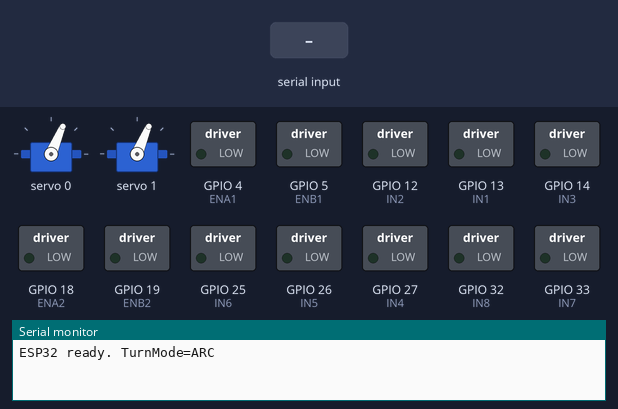
Recording of a sketch running on a simulated ESP32. Parts: 2 × servo, switched loads named in the sketch (green lamp = pin HIGH), the last lines printed to the serial monitor. The inputs (shaded band) are chosen by the test bench.

Above: at 1.3 s.
1.4 s: "forward\n" received over Serial
At 2.4 s:
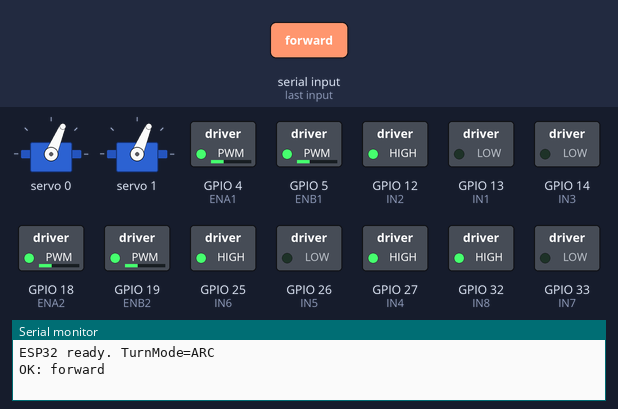
3.0 s: "backward\n" received over Serial
At 3.7 s:
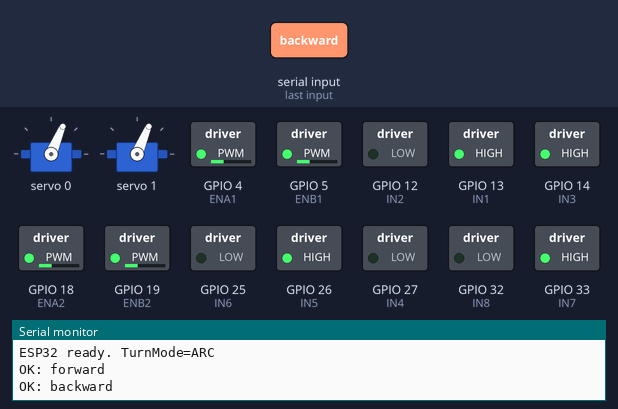
4.8 s: "left\n" received over Serial
At 6.1 s:
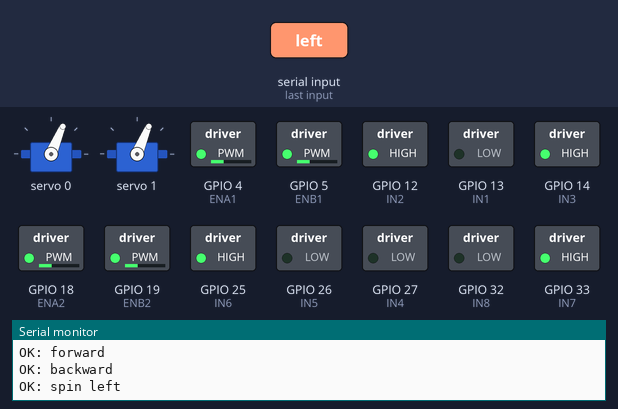
6.6 s: "right\n" received over Serial
At 7.4 s:
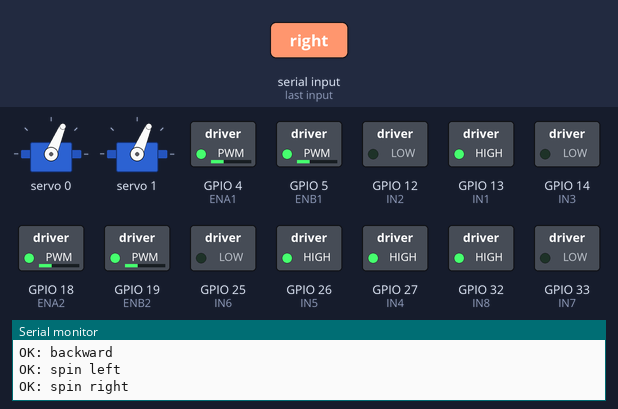
8.4 s: "tilt:\n" received over Serial
At 9.6 s:
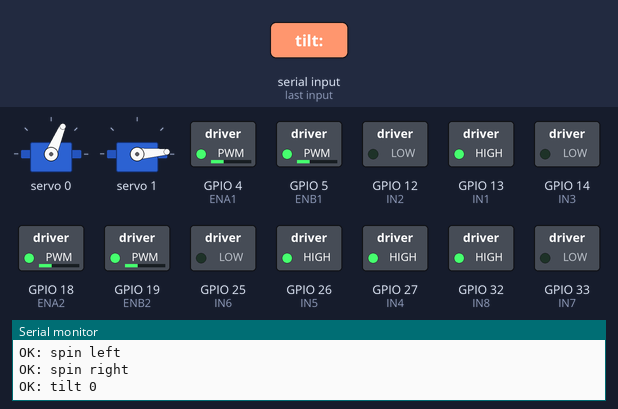
9.9 s: "stop\n" received over Serial
At 10.6 s:
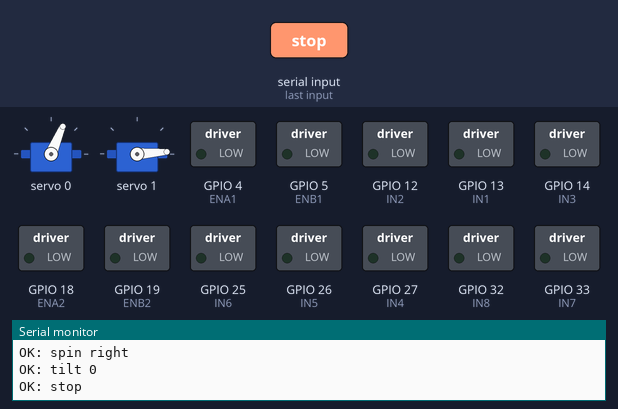
Timing chart, 0 to 12.4 s (numbered marks = the images above; inputs shaded):
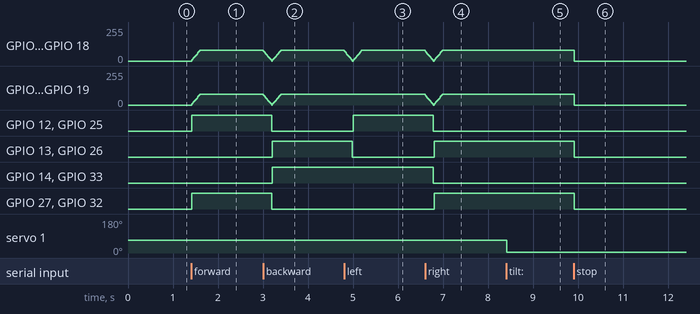

The sketch:

allroverv5.ino
```cpp
#include <Wire.h>
#include <Adafruit_PWMServoDriver.h>

Adafruit_PWMServoDriver pwm = Adafruit_PWMServoDriver();

// ── Motor direction pins ─────────────────────────────────────
int IN1 = 13, IN2 = 12;   // BL
int IN3 = 14, IN4 = 27;   // BR
int IN5 = 26, IN6 = 25;   // FR
int IN7 = 33, IN8 = 32;   // FL

// ── PWM (enable) pins ────────────────────────────────────────
int ENA1 = 4,  ENB1 = 5;
int ENA2 = 18, ENB2 = 19;

// ── Motor tuning ─────────────────────────────────────────────
int maxLimit  = 80;
int accelStep = 8;
int deadband  = 8;

// ── Turn mode ────────────────────────────────────────────────
String turnMode = "ARC";

// ── Motor ramp state ─────────────────────────────────────────
int currentLeft  = 0;
int currentRight = 0;
int targetLeft   = 0;
int targetRight  = 0;

// ── Servo config ─────────────────────────────────────────────
#define SERVOMIN       120
#define SERVOMAX       600

// Channel 0 — Pan servo (NEW)
// ROW mode  → 90°  (looking straight ahead / centred)
// PEST mode → 0°   (rotated to scan position)
#define PAN_CHANNEL    0
#define PAN_ROW_ANGLE  50
#define PAN_PEST_ANGLE  0

// Channel 1 — Tilt servo (existing)
#define TILT_CHANNEL   1
int currentTiltAngle = 60;
int currentPanAngle  = 90;

// ════════════════════════════════════════════════════════════
void setup() {
  Serial.begin(115200);

  pinMode(IN1, OUTPUT); pinMode(IN2, OUTPUT);
  pinMode(IN3, OUTPUT); pinMode(IN4, OUTPUT);
  pinMode(IN5, OUTPUT); pinMode(IN6, OUTPUT);
  pinMode(IN7, OUTPUT); pinMode(IN8, OUTPUT);

  ledcAttach(ENA1, 1000, 8);
  ledcAttach(ENB1, 1000, 8);
  ledcAttach(ENA2, 1000, 8);
  ledcAttach(ENB2, 1000, 8);

  applyMotors(0, 0);

  Wire.begin();
  pwm.begin();
  pwm.setPWMFreq(50);
  delay(100);

  // Init both servos to ROW positions
  setPan(PAN_ROW_ANGLE);
  setTilt(50);

  Serial.println("ESP32 ready. TurnMode=" + turnMode);
}

// ════════════════════════════════════════════════════════════
//  SERVO HELPERS
// ════════════════════════════════════════════════════════════
int angleToPulse(int angle) {
  return map(angle, 0, 180, SERVOMIN, SERVOMAX);
}

// Channel 1 — tilt (controlled by Pi via "tilt:N")
void setTilt(int angle) {
  angle = constrain(angle, 0, 180);
  pwm.setPWM(TILT_CHANNEL, 0, angleToPulse(angle));
  currentTiltAngle = angle;
}

// Channel 0 — pan (controlled by Pi via "pan:N" or "mode:PEST"/"mode:ROW")
void setPan(int angle) {
  angle = constrain(angle, 0, 180);
  pwm.setPWM(PAN_CHANNEL, 0, angleToPulse(angle));
  currentPanAngle = angle;
}

// ════════════════════════════════════════════════════════════
//  MOTOR — corrected wheel mapping
//  LEFT  side: FL = IN3/IN4 (ENB1) + BL = IN7/IN8 (ENB2)
//  RIGHT side: FR = IN1/IN2 (ENA1) + BR = IN5/IN6 (ENA2)
// ════════════════════════════════════════════════════════════
void applyMotors(int L, int R) {
  // LEFT side (FL + BL)
  if (L > 0) {
    digitalWrite(IN3, LOW);  digitalWrite(IN4, HIGH);  // FL fwd
    digitalWrite(IN7, LOW);  digitalWrite(IN8, HIGH);  // BL fwd
  } else if (L < 0) {
    digitalWrite(IN3, HIGH); digitalWrite(IN4, LOW);   // FL rev
    digitalWrite(IN7, HIGH); digitalWrite(IN8, LOW);   // BL rev
  } else {
    digitalWrite(IN3, LOW);  digitalWrite(IN4, LOW);
    digitalWrite(IN7, LOW);  digitalWrite(IN8, LOW);
  }
  // RIGHT side (FR + BR)
  if (R > 0) {
    digitalWrite(IN1, LOW);  digitalWrite(IN2, HIGH);  // FR fwd
    digitalWrite(IN5, LOW);  digitalWrite(IN6, HIGH);  // BR fwd
  } else if (R < 0) {
    digitalWrite(IN1, HIGH); digitalWrite(IN2, LOW);   // FR rev
    digitalWrite(IN5, HIGH); digitalWrite(IN6, LOW);   // BR rev
  } else {
    digitalWrite(IN1, LOW);  digitalWrite(IN2, LOW);
    digitalWrite(IN5, LOW);  digitalWrite(IN6, LOW);
  }
  ledcWrite(ENB1, abs(L));   // FL
  ledcWrite(ENB2, abs(L));   // BL
  ledcWrite(ENA1, abs(R));   // FR
  ledcWrite(ENA2, abs(R));   // BR
}

int rampStep(int current, int target) {
  int diff = target - current;
  if (abs(diff) <= accelStep) return target;
  return current + (diff > 0 ? accelStep : -accelStep);
}

void setMotors(int L, int R) {
  if (abs(L) < deadband) L = 0;
  if (abs(R) < deadband) R = 0;
  targetLeft  = constrain(L, -maxLimit, maxLimit);
  targetRight = constrain(R, -maxLimit, maxLimit);
}

void setMotorsSpot(int L, int R) {
  if (abs(L) < deadband) L = 0;
  if (abs(R) < deadband) R = 0;
  int diff = L - R;
  if (abs(diff) < 20) {
    int spd = (L + R) / 2;
    targetLeft  = constrain(spd, -maxLimit, maxLimit);
    targetRight = constrain(spd, -maxLimit, maxLimit);
  } else if (diff > 0) {
    targetLeft  =  maxLimit;
    targetRight = -maxLimit;
  } else {
    targetLeft  = -maxLimit;
    targetRight =  maxLimit;
  }
}

void stopMotors() {
  targetLeft = targetRight = 0;
  currentLeft = currentRight = 0;
  applyMotors(0, 0);
}

// ════════════════════════════════════════════════════════════
//  loop
// ════════════════════════════════════════════════════════════
void loop() {
  if (Serial.available() > 0) {
    String cmd = Serial.readStringUntil('\n');
    cmd.trim();

    if (cmd == "forward") {
      setMotors(maxLimit, maxLimit);
      Serial.println("OK: forward");

    } else if (cmd == "backward") {
      setMotors(-maxLimit, -maxLimit);
      Serial.println("OK: backward");

    } else if (cmd == "stop") {
      stopMotors();
      Serial.println("OK: stop");

    } else if (cmd == "left") {
      setMotors(-maxLimit, maxLimit);
      Serial.println("OK: spin left");

    } else if (cmd == "right") {
      setMotors(maxLimit, -maxLimit);
      Serial.println("OK: spin right");

    } else if (cmd.startsWith("move:")) {
      int comma = cmd.indexOf(',');
      if (comma > 5) {
        int L = cmd.substring(5, comma).toInt();
        int R = cmd.substring(comma + 1).toInt();
        if (turnMode == "SPOT") setMotorsSpot(L, R);
        else                    setMotors(L, R);
        Serial.println("OK: move " + String(L) + "," + String(R)
                       + " [" + turnMode + "]");
      } else {
        Serial.println("ERR: bad move format");
      }

    } else if (cmd.startsWith("tilt:")) {
      // Channel 1 — tilt servo
      int angle = cmd.substring(5).toInt();
      setTilt(angle);
      Serial.println("OK: tilt " + String(angle));

    } else if (cmd.startsWith("pan:")) {
      // Channel 0 — pan servo (explicit angle)
      int angle = cmd.substring(4).toInt();
      setPan(angle);
      Serial.println("OK: pan " + String(angle));

    } else if (cmd == "mode:PEST") {
      // Switch to PEST: pan servo → 0°
      turnMode = "PEST";
      setPan(PAN_PEST_ANGLE);
      Serial.println("OK: PEST mode — pan=" + String(PAN_PEST_ANGLE) + "deg");

    } else if (cmd == "mode:ROW") {
      // Switch to ROW: pan servo → 90°
      turnMode = "ARC";
      setPan(PAN_ROW_ANGLE);
      Serial.println("OK: ROW mode — pan=" + String(PAN_ROW_ANGLE) + "deg");

    } else if (cmd == "mode:SPOT") {
      turnMode = "SPOT";
      Serial.println("OK: turnMode=SPOT");

    } else if (cmd == "mode:ARC") {
      turnMode = "ARC";
      Serial.println("OK: turnMode=ARC");

    } else {
      Serial.println("ERR: unknown command: " + cmd);
    }
  }

  currentLeft  = rampStep(currentLeft,  targetLeft);
  currentRight = rampStep(currentRight, targetRight);
  applyMotors(currentLeft, currentRight);

  delay(20);
}
```

Measured:
- after the input at 1.4 s, GPIO 4 (ENA1), GPIO 5 (ENB1), GPIO 18 (ENA2), GPIO 19 (ENB2): moves from 0/255 to 80/255 over 0.18 s, starting at once; GPIO 12 (IN2), GPIO 25 (IN6), GPIO 27 (IN4), GPIO 32 (IN8): LOW → HIGH at once
- after the input at 3.0 s, GPIO 12 (IN2), GPIO 25 (IN6), GPIO 27 (IN4), GPIO 32 (IN8): HIGH → LOW after 0.19 s; GPIO 13 (IN1), GPIO 14 (IN3), GPIO 26 (IN5), GPIO 33 (IN7): LOW → HIGH after 0.21 s
- after the input at 4.8 s, GPIO 12 (IN2), GPIO 25 (IN6): LOW → HIGH after 0.21 s; GPIO 13 (IN1), GPIO 26 (IN5): HIGH → LOW after 0.19 s
- after the input at 6.6 s, GPIO 12 (IN2), GPIO 14 (IN3), GPIO 25 (IN6), GPIO 33 (IN7): HIGH → LOW after 0.18 s; GPIO 13 (IN1), GPIO 26 (IN5), GPIO 27 (IN4), GPIO 32 (IN8): LOW → HIGH after 0.20 s
- after the input at 8.4 s, servo 1: 67° → 4° at once
- after the input at 9.9 s, GPIO 4 (ENA1), GPIO 5 (ENB1), GPIO 18 (ENA2), GPIO 19 (ENB2): 80/255 → 0/255 at once; GPIO 13 (IN1), GPIO 26 (IN5), GPIO 27 (IN4), GPIO 32 (IN8): HIGH → LOW at once
